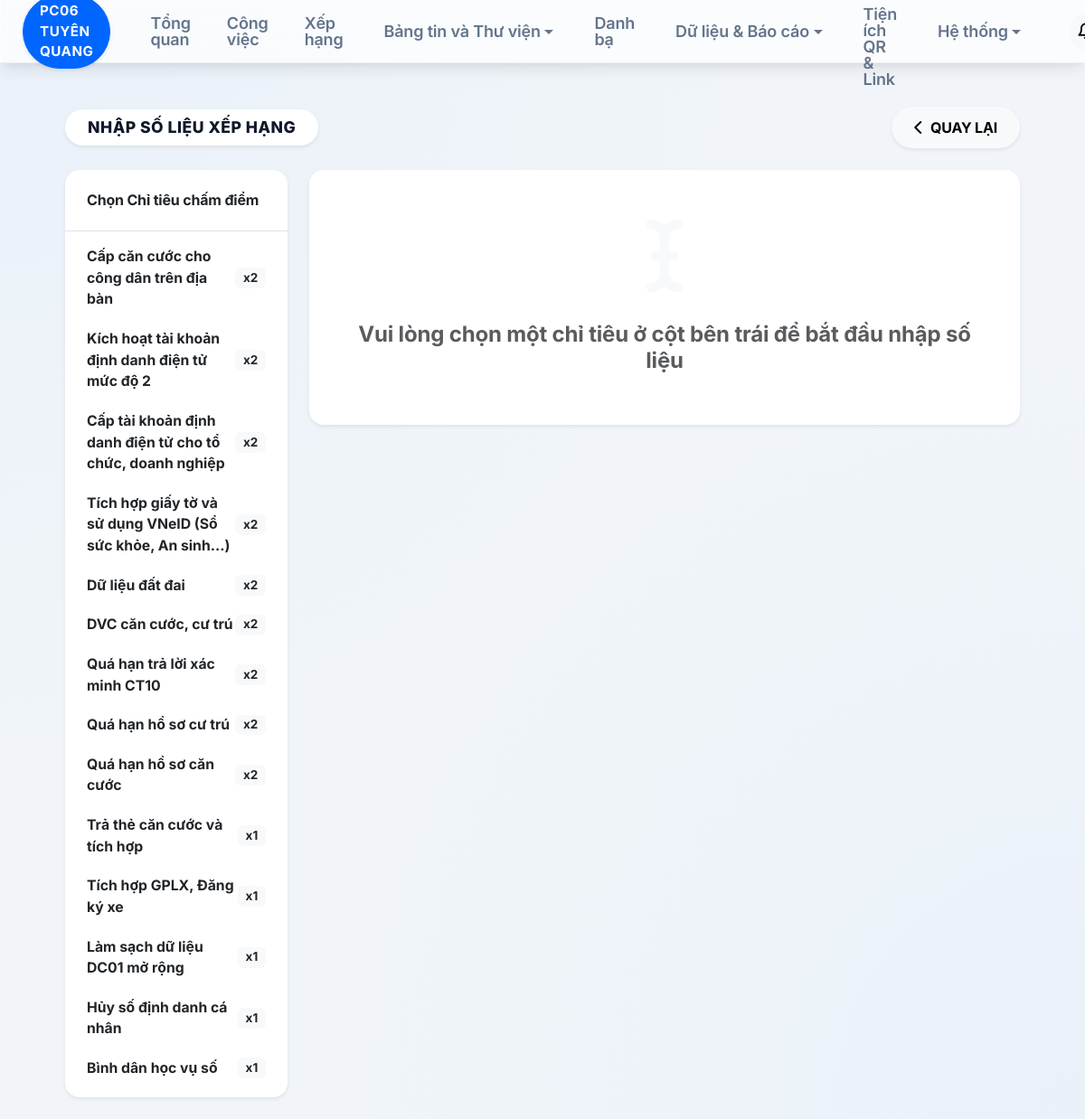
The app's page /ranking/input (signed in) with its own data.
### models.py (models this page shows)
class RankingIndicator(db.Model):
    __tablename__ = 'ranking_indicator'
    id = db.Column(db.Integer, primary_key=True)
    name = db.Column(db.String(255), nullable=False)
    coef = db.Column(db.Integer, default=1) # 1 or 2
    higher_is_better = db.Column(db.Boolean, default=True) # True for stats, False for "quá hạn"
    category = db.Column(db.String(50)) # "Trọng điểm", "Thường xuyên", "Phát sinh"
    sheet_name = db.Column(db.String(100)) # To link with Excel if needed

### routes/ranking.py (the view)
@ranking_bp.route('/ranking/input')
def input_data():
    indicators = RankingIndicator.query.all()
    units = RankingUnit.query.all()
    return render_template('ranking_input.html', indicators=indicators, units=units)

### app.py (called while the page is built)
@app.before_request
def check_auth():
    if session.get('uid'):
        last_active = session.get('last_active')
        now = time.time()
        if last_active and (now - last_active) > 1800: # 30 mins
            session.clear()
            return redirect(url_for('auth_bp.login'))
        session['last_active'] = now
    allowed = ['auth_bp.login', 'static', 'dl_file', 'shortlink_bp.redirect_short_link', 'shortlink_bp.get_qr', 'favicon']
    if not session.get('uid') and request.endpoint not in allowed and not (request.endpoint and request.endpoint.startswith('static')):
        return redirect(url_for('auth_bp.login'))
    if session.get('uid') and session.get('must_change') and request.endpoint not in ['auth_bp.change_password', 'auth_bp.logout', 'static']:
        return redirect(url_for('auth_bp.change_password'))

@app.context_processor
def utility_processor():
    from openpyxl.utils import get_column_letter
    return dict(col_letter_func=get_column_letter)

### templates/ranking_input.html (shortened to what this page needs)
{% extends "base.html" %}
{% block content %}
<div class="page-header px-4 pt-4 mb-4 animate__animated animate__fadeIn">
    <div class="header-main-group">
        <div class="header-title-pill shadow-sm bg-white">
            <h1 class="mb-0">Nhập số liệu Xếp hạng</h1>
        </div>
        <div class="header-actions">
            <a href="/ranking" class="btn btn-light rounded-pill px-4 fw-bold shadow-sm">
                <i class="fa-solid fa-chevron-left me-2"></i>QUAY LẠI
            </a>
        </div>
    </div>
</div>
<div class="main-content-area px-4 animate__animated animate__fadeInUp">
    <div class="row g-4">
        <div class="col-xl-3">
            <div class="card border-0 shadow-sm rounded-4 bg-white sticky-top" style="top: 100px;">
                <div class="p-4 border-bottom">
                    <h6 class="fw-bold mb-0">Chọn Chỉ tiêu chấm điểm</h6>
                </div>
                <div class="list-group list-group-flush p-2">
                    {% for ind in indicators %}
                    <button class="list-group-item list-group-item-action border-0 rounded-3 mb-1 indicator-select"
                            onclick="selectIndicator({{ ind.id }}, '{{ ind.name }}', {{ ind.coef }})"
                            id="ind-btn-{{ ind.id }}">
                        <div class="d-flex justify-content-between align-items-center">
                            <span class="small fw-bold">{{ ind.name }}</span>
                            <span class="badge bg-light text-dark tiny">x{{ ind.coef }}</span>
                        </div>
                    </button>
                    {% endfor %}
                </div>
            </div>
        </div>
        <div class="col-xl-9">
            <div id="noSelection" class="card border-0 shadow-sm rounded-4 bg-white p-5 text-center">
                <div class="display-1 text-light mb-4"><i class="fa-solid fa-i-cursor"></i></div>
                <h4 class="fw-bold text-muted">Vui lòng chọn một chỉ tiêu ở cột bên trái để bắt đầu nhập số liệu</h4>
            </div>
        </div>
    </div>
</div>
{% endblock %}

### static/css/style.css (style rules this page uses)
:root { --font-size-base: clamp(14px, 0.85vw + 11px, 18px); --nav-height: clamp(56px, 3.5vw + 32px, 70px); --sidebar-width: 0px; --container-padding: clamp(16px, 2vw, 40px); --card-gap: clamp(16px, 2vw, 32px); --transition: all 0.3s cubic-bezier(0.4, 0, 0.2, 1); }
:root, [data-theme="light"] { --primary: #0066FF; --primary-light: #4D94FF; --primary-soft: rgba(0, 102, 255, 0.05); --primary-gradient: linear-gradient(135deg, #0052CC 0%, #0066FF 100%); --bg-body: #f1f5f9; --bg-surface: #ffffff; --bg-sidebar: rgba(255, 255, 255, 0.7); --text-main: #0f172a; --text-muted: #64748b; --border: #e2e8f0; --border-light: #f1f5f9; --glass-border: rgba(255, 255, 255, 0.4); --shadow-lvl1: 0 1px 2px rgba(0,0,0,0.06); --shadow-lvl2: 0 10px 15px -3px rgba(0,0,0,0.08), 0 4px 6px -2px rgba(0,0,0,0.04); --shadow-lvl3: 0 20px 25px -5px rgba(0,0,0,0.1), 0 10px 10px -5px rgba(0,0,0,0.04); --shadow-lvl4: 0 25px 50px -12px rgba(0,0,0,0.15); --shadow-primary: 0 10px 20px rgba(0, 102, 255, 0.2); }
.page-header { position: relative; z-index: 1020; overflow: visible !important; }
.page-header > div { display: flex !important; justify-content: space-between; align-items: center; flex-wrap: wrap; gap: 20px; width: 100%; }
.header-main-group { display: flex; align-items: center; gap: 24px; flex-wrap: wrap; }
.header-actions { display: flex; gap: 12px; align-items: center; }
.header-title-pill { background: rgba(255, 255, 255, 0.6); backdrop-filter: blur(10px); border: 1px solid rgba(255, 255, 255, 0.8); padding: 8px 24px; border-radius: 100px; box-shadow: 0 4px 15px rgba(0,0,0,0.02); display: flex; align-items: center; gap: 12px; color: var(--text-main); }
.header-title-pill h1 { font-size: 1.1rem !important; font-weight: 800 !important; letter-spacing: 0.5px; text-transform: uppercase; }
@media (max-width: 1200px) { .page-header > div { display: flex !important; flex-wrap: wrap; justify-content: space-between !important; } }
body { font-family: 'Inter', 'Be Vietnam Pro', -apple-system, sans-serif; background-color: var(--bg-body); background-image: radial-gradient(at 0% 0%, rgba(0, 102, 255, 0.03) 0px, transparent 50%), radial-gradient(at 100% 100%, rgba(0, 102, 255, 0.03) 0px, transparent 50%); color: var(--text-main); margin: 0; padding: 0; overflow-x: hidden; font-size: var(--font-size-base); transition: background-color 0.3s, color 0.3s; letter-spacing: -0.01em; }
.card { background: var(--bg-surface); border: 1px solid var(--border); border-radius: 16px; box-shadow: var(--shadow-lvl1); transition: var(--transition); }
.btn { padding: 10px 20px; border-radius: 10px; font-weight: 600; transition: all 0.3s cubic-bezier(0.175, 0.885, 0.32, 1.275); }

### templates/ranking_input.html (style rules this page uses)
.indicator-select { transition: all 0.2s; }

### records on screen
RankingIndicator: name "Cấp căn cước cho công dân trên địa bàn", coef "2"
RankingIndicator: name "Kích hoạt tài khoản định danh điện tử mức độ 2", coef "2"
RankingIndicator: name "Cấp tài khoản định danh điện tử cho tổ chức, doanh nghiệp", coef "2"
RankingIndicator: name "Tích hợp giấy tờ và sử dụng VNeID (Sổ sức khỏe, An sinh...)", coef "2"
RankingIndicator: name "Dữ liệu đất đai", coef "2"
RankingIndicator: name "DVC căn cước, cư trú", coef "2"
RankingIndicator: name "Quá hạn trả lời xác minh CT10", coef "2"
RankingIndicator: name "Quá hạn hồ sơ cư trú", coef "2"
RankingIndicator: name "Quá hạn hồ sơ căn cước", coef "2"
RankingIndicator: name "Trả thẻ căn cước và tích hợp", coef "1"
RankingIndicator: name "Tích hợp GPLX, Đăng ký xe", coef "1"
RankingIndicator: name "Làm sạch dữ liệu DC01 mở rộng", coef "1"
RankingIndicator: name "Hủy số định danh cá nhân", coef "1"
RankingIndicator: name "Bình dân học vụ số", coef "1"
